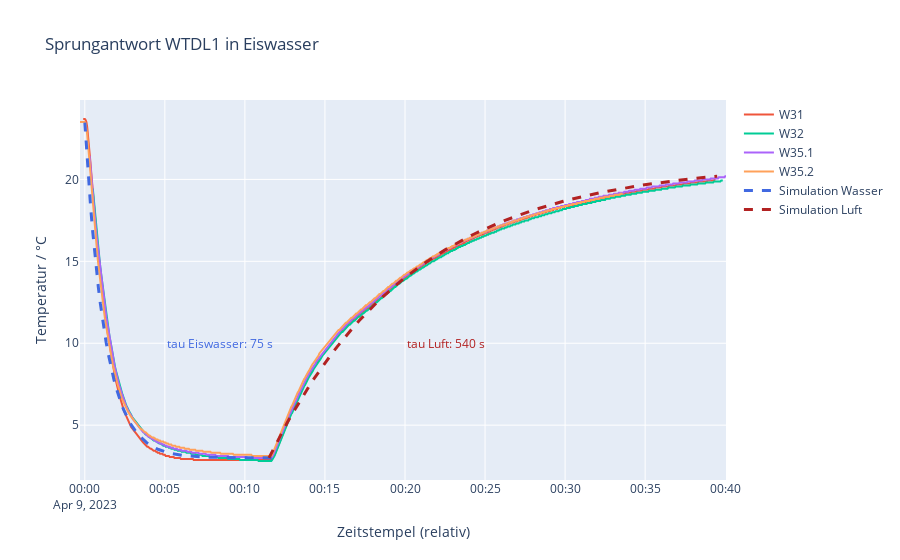

Notebook code cell kept with this figure:
### Code cell
fig = fig.add_trace(
    go.Scatter(
        x=t_,
        y=y,
        mode="lines",
        name="Simulation Wasser",
        line = dict(color='royalblue', width=3, dash='dash'),
        
    )
)
fig = fig.add_trace(
    go.Scatter(
        x=t2_,
        y=y2,
        mode="lines",
        name="Simulation Luft",
        line = dict(color='firebrick', width=3, dash='dash'),
        
    )
)

fig.show()
